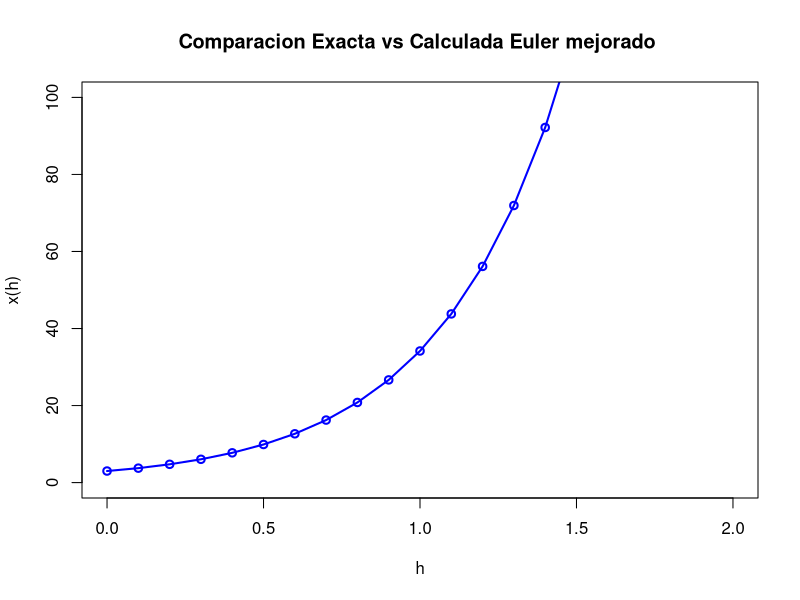
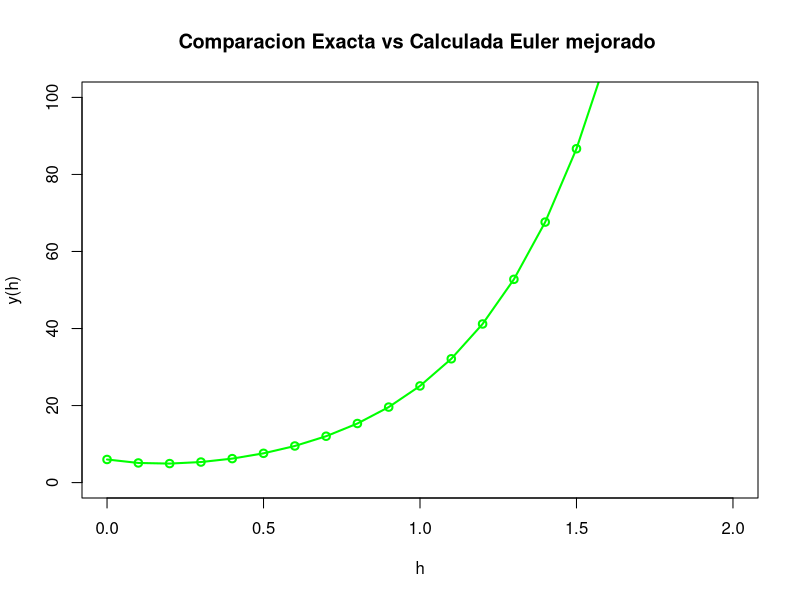
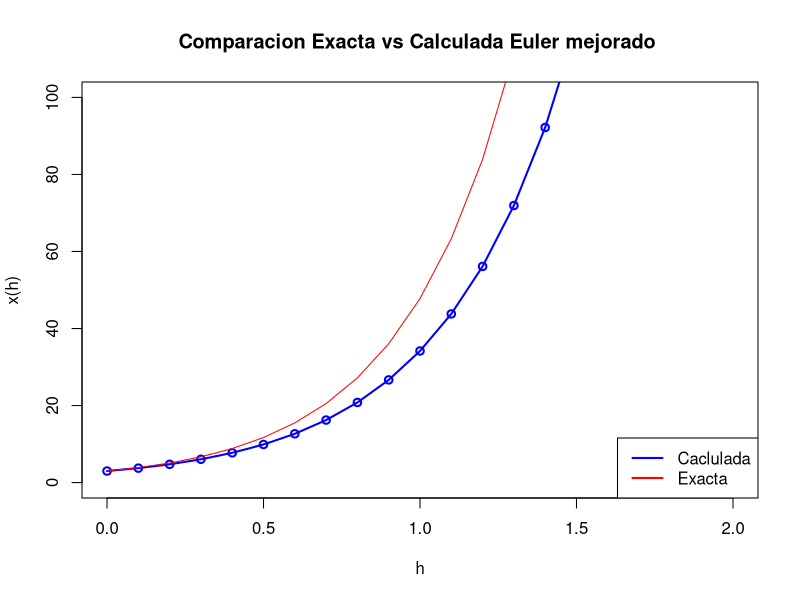
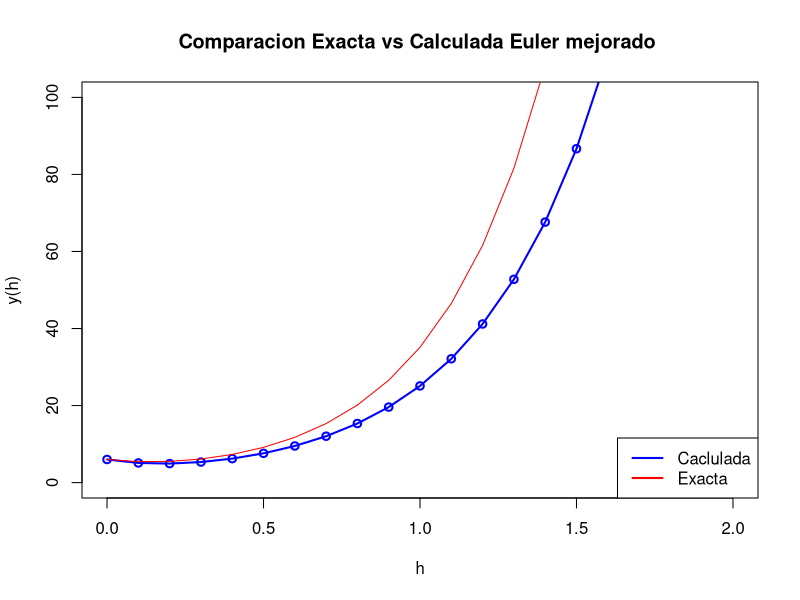
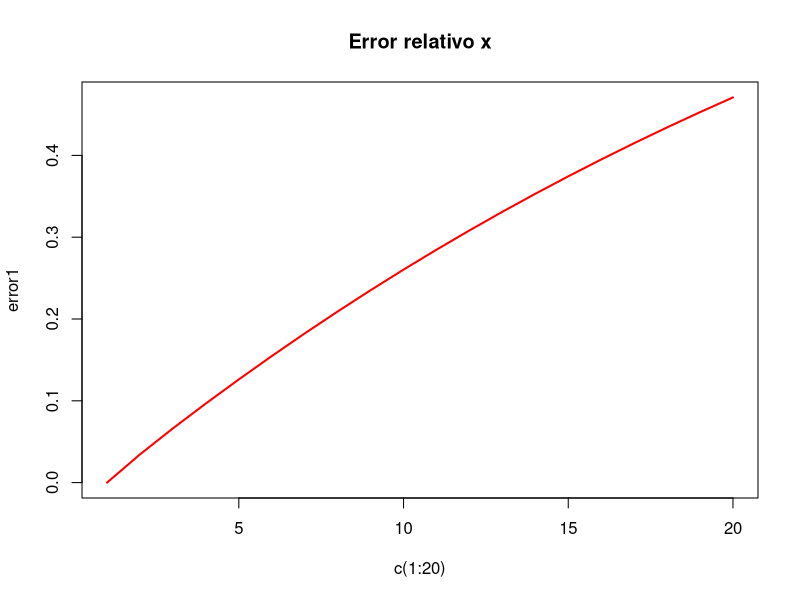
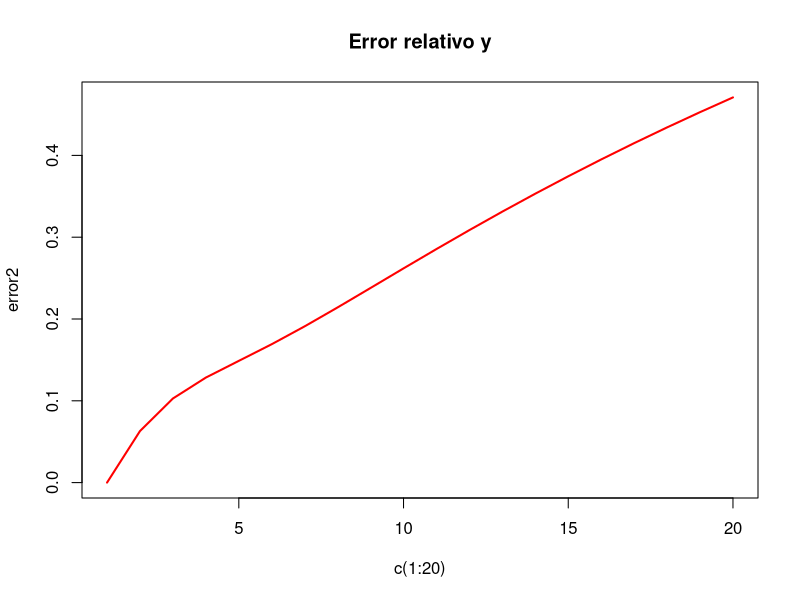

Generate these figures, in order, with R:
rm(list = ls())
options(digits = 6)

require(deSolve)


yini=c(X=3,Y=6)
a=pi;

sistema=function(t,y,parms){
  with(as.list(y),{
    
    dX <- 3*X-0.25*Y
    dY <- 5*X-4*Y
    
    
    list(c(dX,dY))
  })
}

# Escala del eje de las ordenadas

h=0.1;
times = seq(from = 0, to = 20, by = h)
# Solucion 

out = ode(y = yini, times = times, func = sistema,parms = NULL,method = "euler")

# Salida

tabla = cbind(times, out[,2] )
colnames(tabla) = c("h", " x(h) ")
tabla
# Solucion de x
plot(times[0:20], out[,2][0:20],xlim=c(0,2),ylim=c(0,100),type="o",col="blue",main = "Comparacion Exacta vs Calculada Euler mejorado ",xlab="h", ylab="x(h)",lwd=2)
# solucion de y
plot(times[0:20], out[,3][0:20],xlim=c(0,2),ylim=c(0,100),type="o",col="green",main = "Comparacion Exacta vs Calculada Euler mejorado ",xlab="h", ylab="y(h)",lwd=2)



# funcion Exacta

out1 = ode(y = yini, times = times, func = sistema,parms = NULL)
# x comparacion
plot(times[0:20], out[,2][0:20],xlim=c(0,2),ylim=c(0,100),type="o",col="blue",main = "Comparacion Exacta vs Calculada Euler mejorado ",xlab="h", ylab="x(h)",lwd=2)
lines(times[0:20],out1[,2][0:20],col="red",lwd=1)
legend("bottomright",col=c("blue","red"),legend =c("Caclulada","Exacta"), lwd=2, bty = "o")
# y comparacion 
plot(times[0:20], out[,3][0:20],xlim=c(0,2),ylim=c(0,100),type="o",col="blue",main = "Comparacion Exacta vs Calculada Euler mejorado ",xlab="h", ylab="y(h)",lwd=2)
lines(times[0:20],out1[,3][0:20],col="red",lwd=1)
legend("bottomright",col=c("blue","red"),legend =c("Caclulada","Exacta"), lwd=2, bty = "o")

#error relativo
error1=c()
error2=c()
#error 1
for (i in 1:20){
  
  error1[i]=(abs(out1[,2][i]-out[,2][i])/out1[,2][i])
}
# error2
for (i in 1:20){
  
  error2[i]=(abs(out1[,3][i]-out[,3][i])/out1[,3][i])
}
# error global

errorg=sum(error1)+sum(error2);
print(errorg)

# Grafica del error relativo

plot(c(1:20),error1,type = "l",col="red",lwd=2,main="Error relativo x")
plot(c(1:20),error2,type = "l",col="red",lwd=2,main="Error relativo y")
